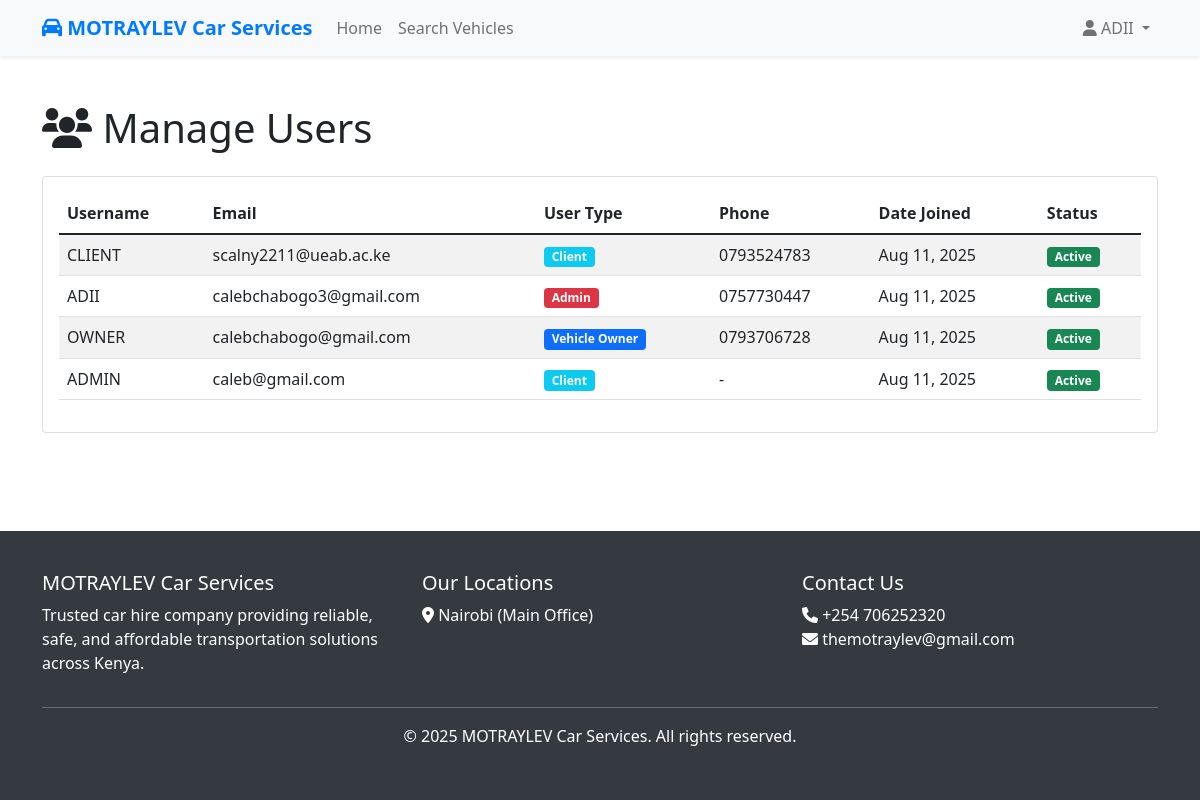
The app's page /admin-users/ (signed in) with its own data.
### carhire/models.py (models this page shows)
class User(AbstractUser):
    USER_TYPES = (
        ('client', 'Client'),
        ('owner', 'Vehicle Owner'),
        ('admin', 'Admin'),
    )
    user_type = models.CharField(max_length=10, choices=USER_TYPES, default='client')
    phone_number = models.CharField(max_length=15, blank=True)
    location = models.CharField(max_length=100, blank=True)
    driving_license_number = models.CharField(max_length=50, blank=True)
    license_expiry_date = models.DateField(null=True, blank=True)
    years_of_experience = models.IntegerField(null=True, blank=True)
    class Meta:
        db_table = 'carhire_user'

### carhire/views.py (the view)
# urls.py: path('admin-users/', views.admin_users, name='admin_users'),
@login_required
def admin_users(request):
    if request.user.user_type != 'admin':
        return redirect('dashboard')
    users = User.objects.all().order_by('-date_joined')
    return render(request, 'carhire/admin_users.html', {'users': users})

### templates/carhire/admin_users.html (shortened to what this page needs)
{% extends 'base.html' %}
{% block content %}
<div class="container py-5">
    <h1 class="mb-4">
        <i class="fas fa-users"></i> Manage Users
    </h1>
    <div class="card">
        <div class="card-body">
            <div class="table-responsive">
                <table class="table table-striped">
                    <thead>
                        <tr>
                            <th>Username</th>
                            <th>Email</th>
                            <th>User Type</th>
                            <th>Phone</th>
                            <th>Date Joined</th>
                            <th>Status</th>
                        </tr>
                    </thead>
                    <tbody>
                        {% for user_obj in users %}
                            <tr>
                                <td>{{ user_obj.username }}</td>
                                <td>{{ user_obj.email }}</td>
                                <td>
                                    <span class="badge bg-{% if user_obj.user_type == 'admin' %}danger{% elif user_obj.user_type == 'owner' %}primary{% else %}info{% endif %}">
                                        {{ user_obj.get_user_type_display }}
                                    </span>
                                </td>
                                <td>{{ user_obj.phone_number|default:"-" }}</td>
                                <td>{{ user_obj.date_joined|date:"M d, Y" }}</td>
                                <td>
                                    {% if user_obj.is_active %}
                                        <span class="badge bg-success">Active</span>
                                    {% else %}
                                        <span class="badge bg-secondary">Inactive</span>
                                    {% endif %}
                                </td>
                            </tr>
                        {% empty %}
                            <tr>
                                <td colspan="6" class="text-center text-muted">No users found</td>
                            </tr>
                        {% endfor %}
                    </tbody>
                </table>
            </div>
        </div>
    </div>
</div>
{% endblock %}

### templates/base.html (shortened to what this page needs)
<!DOCTYPE html>
<html lang="en">
<head>
    <link href="https://cdn.jsdelivr.net/npm/bootstrap@5.1.3/dist/css/bootstrap.min.css" rel="stylesheet">
    <link href="https://cdnjs.cloudflare.com/ajax/libs/font-awesome/6.0.0/css/all.min.css" rel="stylesheet">
</head>
<body>
    <nav class="navbar navbar-expand-lg navbar-light bg-light shadow-sm">
        <div class="container">
            <a class="navbar-brand" href="{% url 'home' %}">
                <i class="fas fa-car"></i> MOTRAYLEV Car Services
            </a>
            <div class="collapse navbar-collapse" id="navbarNav">
                <ul class="navbar-nav me-auto">
                    <li class="nav-item">
                        <a class="nav-link" href="{% url 'home' %}">Home</a>
                    </li>
                    <li class="nav-item">
                        <a class="nav-link" href="{% url 'search_vehicles' %}">Search Vehicles</a>
                    </li>
                </ul>
                <ul class="navbar-nav">
                    {% if user.is_authenticated %}
                        <li class="nav-item dropdown">
                            <a class="nav-link dropdown-toggle" href="#" id="navbarDropdown" role="button" data-bs-toggle="dropdown">
                                <i class="fas fa-user"></i> {{ user.username }}
                            </a>
                        </li>
                    {% endif %}
                </ul>
            </div>
        </div>
    </nav>
    <main>
        {% block content %}
        {% endblock %}
    </main>
    <footer class="footer">
        <div class="container">
            <div class="row">
                <div class="col-md-4">
                    <h5>MOTRAYLEV Car Services</h5>
                    <p>Trusted car hire company providing reliable, safe, and affordable transportation solutions across Kenya.</p>
                </div>
                <div class="col-md-4">
                    <h5>Our Locations</h5>
                    <ul class="list-unstyled">
                        <li><i class="fas fa-map-marker-alt"></i> Nairobi (Main Office)</li>
                    </ul>
                </div>
                <div class="col-md-4">
                    <h5>Contact Us</h5>
                    <ul class="list-unstyled">
                        <li><i class="fas fa-phone"></i> +254 706252320</li>
                        <li><i class="fas fa-envelope"></i> themotraylev@gmail.com</li>
                    </ul>
                </div>
            </div>
            <hr>
            <div class="text-center">
                <p>&copy; 2025 MOTRAYLEV Car Services. All rights reserved.</p>
            </div>
        </div>
    </footer>
</body>
</html>

### templates/base.html (style rules this page uses)
.navbar-brand { font-weight: bold; color: #007bff !important; }
.footer { background-color: #343a40; color: white; padding: 40px 0; margin-top: 50px; }

### records on screen
User: username "ADII", email "calebchabogo3@gmail.com", user_type "Admin", phone_number "0757730447", date_joined "Aug 11, 2025", is_active "Active"
User: username "CLIENT", email "scalny2211@ueab.ac.ke", user_type "Client", phone_number "0793524783", date_joined "Aug 11, 2025", is_active "Active"
User: username "OWNER", email "calebchabogo@gmail.com", user_type "Vehicle Owner", phone_number "0793706728", date_joined "Aug 11, 2025", is_active "Active"
User: username "ADMIN", email "caleb@gmail.com", user_type "Client", phone_number "-", date_joined "Aug 11, 2025", is_active "Active"
